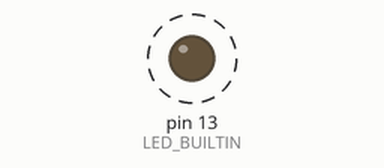
Recording of a sketch running on a simulated Arduino Uno, built with avr-gcc and run on an emulated ATmega328P. On the bench: output pins drawn as LEDs (lit = HIGH). Dashed ring = blinking.

Above: at 0.2 s.
Timing chart, 0 to 3.0 s (numbered marks = the images above):
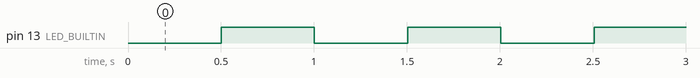

Measured:
- by itself, pin 13 (LED_BUILTIN): alternates HIGH for 0.50 s and LOW for 0.50 s

The sketch:

Blink_with_millis.ino
```cpp
unsigned long lastMillis;

// the setup function runs once when you press reset or power the board
void setup() {
  // initialize digital pin LED_BUILTIN as an output.
  pinMode(LED_BUILTIN, OUTPUT);
  // initialize millis var
  lastMillis = millis();
}

// the loop function runs over and over again forever
void loop() {

  if ((millis() - lastMillis) > 500)
  {
    if (digitalRead(LED_BUILTIN) == HIGH) {
      // turn the LED off by making the voltage LOW
      digitalWrite(LED_BUILTIN, LOW);
    } else {
      // turn the LED on (HIGH is the voltage level)
      digitalWrite(LED_BUILTIN, HIGH);
    }
    // get current millis to initialize a new timer
    lastMillis = millis();
  }
}
```
